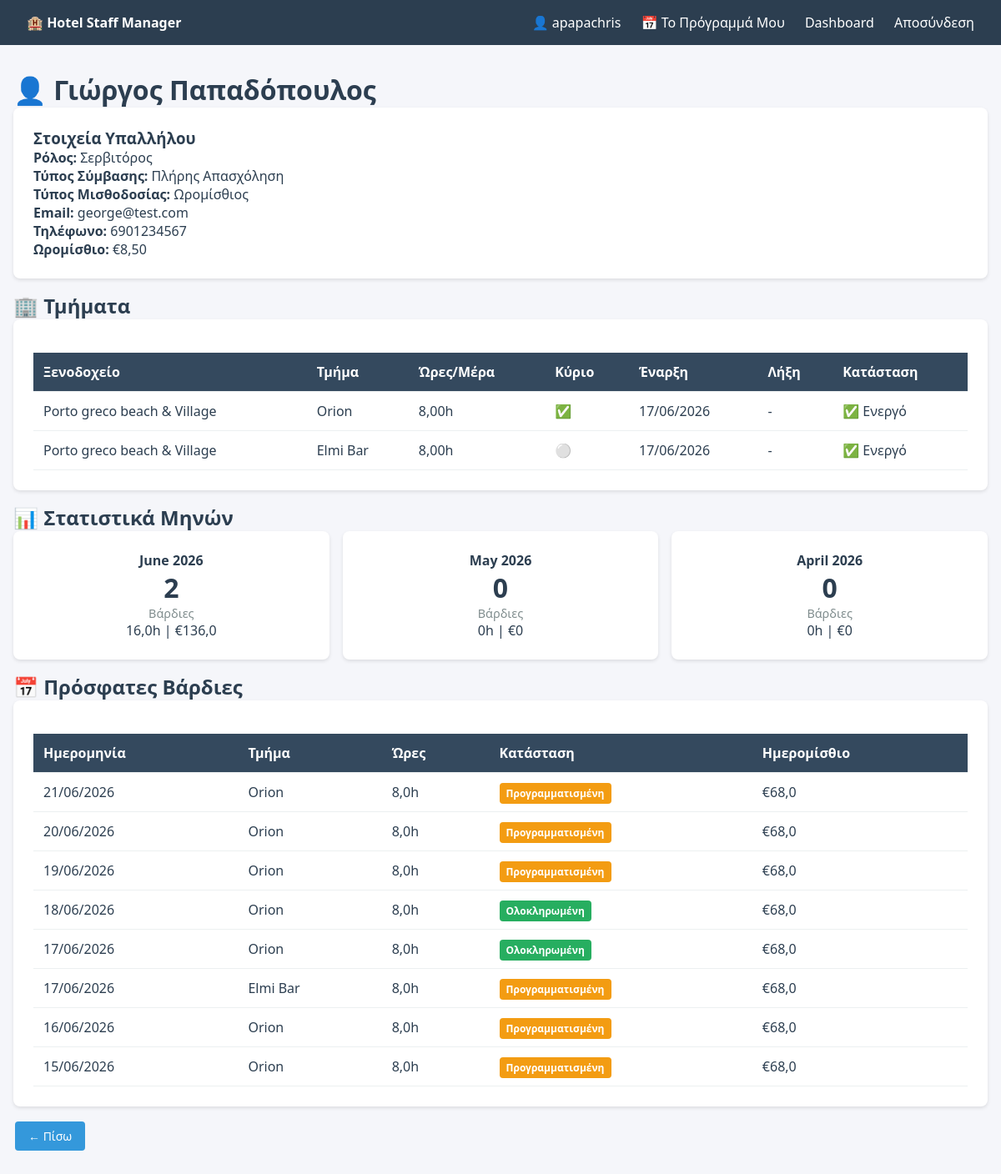
The app's page /employee/2/ (signed in) with its own data.
### staff/models.py (models this page shows, shortened)
class Employee(models.Model):
    CONTRACT_TYPES = [
        ('full_time', 'Πλήρης Απασχόληση'),
        ('part_time', 'Μερική Απασχόληση'),
        ('seasonal', 'Εποχιακός'),
        ('contractor', 'Εξωτερικός Συνεργάτης'),
    ]
    SALARY_TYPES = [
        ('hourly', 'Ωρομίσθιος'),
        ('monthly', 'Μηνιαίος'),
        ('daily', 'Ημερομίσθιος'),
        ('none', 'Χωρίς Υπολογισμό'),
    ]
    user = models.OneToOneField(User, on_delete=models.CASCADE, null=True, blank=True)
    first_name = models.CharField(max_length=50)
    last_name = models.CharField(max_length=50)
    email = models.EmailField()
    phone = models.CharField(max_length=20, blank=True)
    role = models.CharField(max_length=100)
    contract_type = models.CharField(max_length=20, choices=CONTRACT_TYPES, default='full_time')
    salary_type = models.CharField(max_length=20, choices=SALARY_TYPES, default='none')
    hourly_wage = models.DecimalField(max_digits=6, decimal_places=2, validators=[MinValueValidator(0)], blank=True, null=True)
    monthly_salary = models.DecimalField(max_digits=10, decimal_places=2, validators=[MinValueValidator(0)], blank=True, null=True)
    daily_wage_fixed = models.DecimalField(max_digits=8, decimal_places=2, validators=[MinValueValidator(0)], blank=True, null=True)
    is_active = models.BooleanField(default=True)
    date_joined = models.DateField(auto_now_add=True)
    @property
    def full_name(self):
        return f"{self.first_name} {self.last_name}"

class EmployeeDepartment(models.Model):
    employee = models.ForeignKey(Employee, on_delete=models.CASCADE, related_name='departments')
    department = models.ForeignKey(Department, on_delete=models.CASCADE, related_name='employee_departments')
    start_date = models.DateField(default=timezone.now)
    end_date = models.DateField(null=True, blank=True)
    hours_per_day = models.DecimalField(max_digits=4, decimal_places=2, default=8.00)
    is_primary = models.BooleanField(default=False)
    class Meta:
        unique_together = ['employee', 'department']
        ordering = ['-is_primary', '-start_date']
    @property
    def is_active_now(self):
        if self.end_date and self.end_date < timezone.now().date():
            return False
        return True

class Department(models.Model):
    hotel = models.ForeignKey(Hotel, on_delete=models.CASCADE, related_name='departments')
    name = models.CharField(max_length=100)
    manager = models.ForeignKey(User, on_delete=models.SET_NULL, null=True, blank=True, related_name='managed_departments')
    class Meta:
        unique_together = ['hotel', 'name']

class Hotel(models.Model):
    name = models.CharField(max_length=100)
    address = models.TextField(blank=True)

class Shift(models.Model):
    STATUS_CHOICES = [
        ('scheduled', 'Προγραμματισμένη'),
        ('confirmed', 'Επιβεβαιωμένη'),
        ('completed', 'Ολοκληρωμένη'),
        ('cancelled', 'Ακυρωμένη'),
    ]
    SHIFT_TYPES = [
        ('morning', 'Πρωινή (07:00-15:00)'),
        ('afternoon', 'Απογευματινή (15:00-23:00)'),
        ('night', 'Βραδινή (23:00-07:00)'),
        ('split', 'Σπαστή'),
        ('custom', 'Custom'),
    ]
    employee = models.ForeignKey(Employee, on_delete=models.CASCADE, related_name='shifts')
    department = models.ForeignKey(Department, on_delete=models.CASCADE, related_name='shifts')
    employee_department = models.ForeignKey(EmployeeDepartment, on_delete=models.SET_NULL, null=True, blank=True)
    date = models.DateField()
    shift_type = models.CharField(max_length=20, choices=SHIFT_TYPES, default='morning')
    start_time = models.TimeField()
    end_time = models.TimeField()
    status = models.CharField(max_length=20, choices=STATUS_CHOICES, default='scheduled')
    notes = models.TextField(blank=True)
    created_by = models.ForeignKey(User, on_delete=models.SET_NULL, null=True, related_name='created_shifts')
    created_at = models.DateTimeField(auto_now_add=True)
    updated_at = models.DateTimeField(auto_now=True)
    actual_start = models.TimeField(null=True, blank=True)
    actual_end = models.TimeField(null=True, blank=True)
    class Meta:
        ordering = ['date', 'start_time']
    @property
    def scheduled_hours(self):
        from datetime import datetime, timedelta
        start = datetime.combine(self.date, self.start_time)
        end = datetime.combine(self.date, self.end_time)
        if end < start:
            end += timedelta(days=1)
        diff = end - start
        return round(diff.total_seconds() / 3600, 2)
    @property
    def actual_hours(self):
        if self.actual_start and self.actual_end:
            from datetime import datetime, timedelta
            if isinstance(self.actual_start, str):
                start_time = datetime.strptime(self.actual_start, "%H:%M").time()
            else:
                start_time = self.actual_start
            if isinstance(self.actual_end, str):
                end_time = datetime.strptime(self.actual_end, "%H:%M").time()
            else:
                end_time = self.actual_end
            start = datetime.combine(self.date, start_time)
            end = datetime.combine(self.date, end_time)
            if end < start:
                end += timedelta(days=1)
            diff = end - start
            return round(diff.total_seconds() / 3600, 2)
        return None
    @property
    def daily_wage(self):
        hours = self.actual_hours or self.scheduled_hours
        if self.employee.salary_type == 'none':
            return 0
        elif self.employee.salary_type == 'monthly' and self.employee.monthly_salary:
            hourly = float(self.employee.monthly_salary) / 22 / 8
            return round(hours * hourly, 2)
        elif self.employee.salary_type == 'daily' and self.employee.daily_wage_fixed:
            ratio = hours / 8
            return round(float(self.employee.daily_wage_fixed) * ratio, 2)
        elif self.employee.salary_type == 'hourly' and self.employee.hourly_wage:
            return round(hours * float(self.employee.hourly_wage), 2)
        return 0

### staff/views.py (the view)
# urls.py: path('employee/<int:emp_id>/', views.employee_detail, name='employee_detail'),
@hr_required
def employee_detail(request, emp_id):
    employee = get_object_or_404(Employee, id=emp_id)
    three_months_ago = timezone.now().date() - timedelta(days=90)
    shifts = Shift.objects.filter(employee=employee, date__gte=three_months_ago).order_by('-date')
    emp_depts = EmployeeDepartment.objects.filter(employee=employee).select_related('department').order_by('-is_primary', '-start_date')
    monthly_stats = []
    for i in range(3):
        month_date = timezone.now().date() - timedelta(days=30*i)
        month_shifts = shifts.filter(date__year=month_date.year, date__month=month_date.month, status='completed')
        total_wage = sum(s.daily_wage for s in month_shifts)
        total_hours = sum(s.actual_hours or s.scheduled_hours for s in month_shifts)
        monthly_stats.append({
            'month': month_date.strftime('%B %Y'), 'shifts': month_shifts.count(),
            'hours': round(total_hours, 2), 'wage': round(total_wage, 2),
        })
    return render(request, 'staff/employee_detail.html', {
        'employee': employee, 'shifts': shifts[:30], 'monthly_stats': monthly_stats, 'emp_depts': emp_depts
    })

### staff/templates/staff/employee_detail.html (shortened to what this page needs)
{% extends 'staff/base.html' %}
{% block content %}
<h1>👤 {{ employee.full_name }}</h1>
<div class="card">
    <h3>Στοιχεία Υπαλλήλου</h3>
    <p><strong>Ρόλος:</strong> {{ employee.role }}</p>
    <p><strong>Τύπος Σύμβασης:</strong> {{ employee.get_contract_type_display }}</p>
    <p><strong>Τύπος Μισθοδοσίας:</strong> {{ employee.get_salary_type_display }}</p>
    <p><strong>Email:</strong> {{ employee.email }}</p>
    <p><strong>Τηλέφωνο:</strong> {{ employee.phone }}</p>
    {% if employee.salary_type == 'hourly' and employee.hourly_wage %}
    <p><strong>Ωρομίσθιο:</strong> €{{ employee.hourly_wage }}</p>
    {% endif %}
</div>
<h2>🏢 Τμήματα</h2>
<div class="card">
    <table>
        <thead>
            <tr>
                <th>Ξενοδοχείο</th>
                <th>Τμήμα</th>
                <th>Ώρες/Μέρα</th>
                <th>Κύριο</th>
                <th>Έναρξη</th>
                <th>Λήξη</th>
                <th>Κατάσταση</th>
            </tr>
        </thead>
        <tbody>
            {% for emp_dept in emp_depts %}
            <tr>
                <td>{{ emp_dept.department.hotel.name }}</td>
                <td>{{ emp_dept.department.name }}</td>
                <td>{{ emp_dept.hours_per_day }}h</td>
                <td>{% if emp_dept.is_primary %}✅{% else %}⚪{% endif %}</td>
                <td>{{ emp_dept.start_date|date:"d/m/Y" }}</td>
                <td>{% if emp_dept.end_date %}{{ emp_dept.end_date|date:"d/m/Y" }}{% else %}-{% endif %}</td>
                <td>{% if emp_dept.is_active_now %}✅ Ενεργό{% else %}❌ Ανενεργό{% endif %}</td>
            </tr>
            {% endfor %}
        </tbody>
    </table>
</div>
<h2>📊 Στατιστικά Μηνών</h2>
<div class="grid-3">
    {% for stat in monthly_stats %}
    <div class="card stat-card">
        <h4>{{ stat.month }}</h4>
        <div class="stat-number">{{ stat.shifts }}</div>
        <div class="stat-label">Βάρδιες</div>
        <p>{{ stat.hours }}h | €{{ stat.wage }}</p>
    </div>
    {% endfor %}
</div>
<h2>📅 Πρόσφατες Βάρδιες</h2>
<div class="card">
    <table>
        <thead>
            <tr>
                <th>Ημερομηνία</th>
                <th>Τμήμα</th>
                <th>Ώρες</th>
                <th>Κατάσταση</th>
                <th>Ημερομίσθιο</th>
            </tr>
        </thead>
        <tbody>
            {% for shift in shifts %}
            <tr>
                <td>{{ shift.date|date:"d/m/Y" }}</td>
                <td>{{ shift.department.name }}</td>
                <td>{{ shift.actual_hours|default:shift.scheduled_hours }}h</td>
                <td><span class="badge badge-{{ shift.status }}">{{ shift.get_status_display }}</span></td>
                <td>{% if shift.daily_wage > 0 %}€{{ shift.daily_wage }}{% else %}-{% endif %}</td>
            </tr>
            {% endfor %}
        </tbody>
    </table>
</div>
<a href="{% url 'hr_employees' %}" class="btn btn-primary">← Πίσω</a>
{% endblock %}

### staff/templates/staff/base.html (shortened to what this page needs)
<!DOCTYPE html>
<html lang="el">
<head>
</head>
<body>
    <nav class="navbar">
        <div><strong>🏨 Hotel Staff Manager</strong></div>
        <div>
            {% if user.is_authenticated %}
                <span>👤 {{ user.username }}</span>
                <a href="{% url 'my_schedule' %}">📅 Το Πρόγραμμά Μου</a>
                <a href="{% url 'dashboard' %}">Dashboard</a>
                <a href="{% url 'logout' %}">Αποσύνδεση</a>
            {% else %}
                <a href="{% url 'login' %}">Σύνδεση</a>
            {% endif %}
        </div>
    </nav>
    <div class="container">
        {% block content %}{% endblock %}
    </div>
</body>
</html>

### staff/templates/staff/base.html (style rules this page uses)
* { margin: 0; padding: 0; box-sizing: border-box; }
body { font-family: 'Segoe UI', Tahoma, Geneva, Verdana, sans-serif; background: #f5f6fa; color: #2c3e50; }
.navbar { background: #2c3e50; color: white; padding: 1rem 2rem; display: flex; justify-content: space-between; align-items: center; flex-wrap: wrap; }
.navbar a { color: white; text-decoration: none; margin-left: 20px; }
.container { max-width: 1200px; margin: 2rem auto; padding: 0 1rem; }
.card { background: white; border-radius: 8px; padding: 1.5rem; margin-bottom: 1rem; box-shadow: 0 2px 4px rgba(0,0,0,0.1); }
.btn { display: inline-block; padding: 0.5rem 1rem; border-radius: 4px; text-decoration: none; border: none; cursor: pointer; font-size: 14px; margin: 2px; }
.btn-primary { background: #3498db; color: white; }
table { width: 100%; border-collapse: collapse; margin-top: 1rem; }
th, td { padding: 0.75rem; text-align: left; border-bottom: 1px solid #ecf0f1; }
th { background: #34495e; color: white; }
.badge { padding: 0.25rem 0.5rem; border-radius: 4px; font-size: 12px; font-weight: bold; }
.badge-scheduled { background: #f39c12; color: white; }
.badge-completed { background: #27ae60; color: white; }
.grid-3 { display: grid; grid-template-columns: repeat(3, 1fr); gap: 1rem; }
.stat-card { text-align: center; }
.stat-number { font-size: 2rem; font-weight: bold; color: #2c3e50; }
.stat-label { color: #7f8c8d; font-size: 0.9rem; }

### records on screen
Employee: full_name "Γιώργος Παπαδόπουλος", role "Σερβιτόρος", contract_type "Πλήρης Απασχόληση", salary_type "Ωρομίσθιος", email "george@test.com", phone "6901234567", hourly_wage "8,50"
EmployeeDepartment: department.hotel.name "Porto greco beach & Village", department.name "Orion", hours_per_day "8,00", start_date "17/06/2026", shows "✅ Ενεργό"
EmployeeDepartment: department.hotel.name "Porto greco beach & Village", department.name "Elmi Bar", hours_per_day "8,00", start_date "17/06/2026", shows "✅ Ενεργό"
Shift: date "21/06/2026", department.name "Orion", actual_hours "8,0", status "Προγραμματισμένη", daily_wage "68,0"
Shift: date "20/06/2026", department.name "Orion", actual_hours "8,0", status "Προγραμματισμένη", daily_wage "68,0"
Shift: date "19/06/2026", department.name "Orion", actual_hours "8,0", status "Προγραμματισμένη", daily_wage "68,0"
Shift: date "18/06/2026", department.name "Orion", actual_hours "8,0", status "Ολοκληρωμένη", daily_wage "68,0"
Shift: date "17/06/2026", department.name "Orion", actual_hours "8,0", status "Ολοκληρωμένη", daily_wage "68,0"
Shift: date "17/06/2026", department.name "Elmi Bar", actual_hours "8,0", status "Προγραμματισμένη", daily_wage "68,0"
Shift: date "16/06/2026", department.name "Orion", actual_hours "8,0", status "Προγραμματισμένη", daily_wage "68,0"
Shift: date "15/06/2026", department.name "Orion", actual_hours "8,0", status "Προγραμματισμένη", daily_wage "68,0"

### other values on screen
{{ user.username }} "apapachris"
{{ stat.month }} "June 2026" "May 2026" "April 2026"
{{ stat.shifts }} "2" "0" "0"
{{ stat.hours }} "16,0" "0" "0"
{{ stat.wage }} "136,0" "0" "0"
